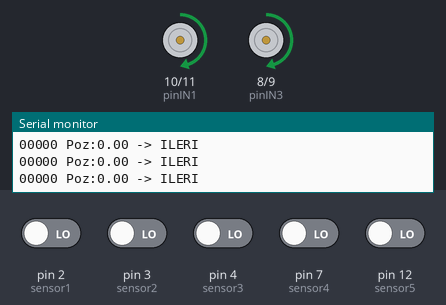
A sketch run on a simulated Arduino Uno, built with avr-gcc and run on an emulated ATmega328P. Shown: motor-driver pin pairs drawn as motors (green arrow = first pin HIGH = forward, orange = second pin HIGH = backward, longer = more drive, scaled by the enable pin), the last lines printed to the serial monitor. The inputs (shaded band) are chosen by the test bench; at power-on: pin 2 (sensor1), pin 3 (sensor2), pin 4 (sensor3), pin 7 (sensor4), pin 12 (sensor5) LOW.

Above: at 1.2 s.
1.3 s: pin 7 (sensor4) driven HIGH
4.3 s: pin 12 (sensor5) driven HIGH
At 5.4 s:
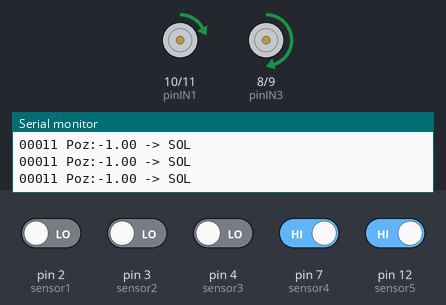
5.8 s: pin 4 (sensor3) driven HIGH
At 6.5 s:
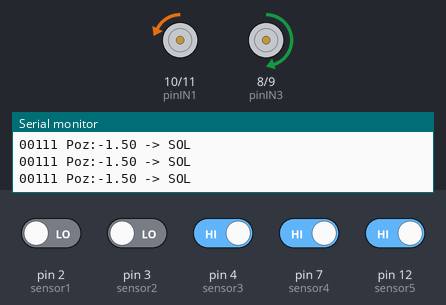
7.3 s: pin 3 (sensor2) driven HIGH
At 8.7 s:
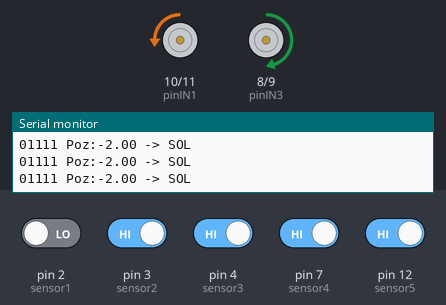
10.3 s: pin 2 (sensor1) driven HIGH
At 11.5 s:
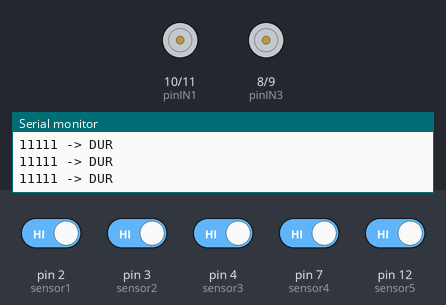
11.8 s: pin 7 (sensor4) driven LOW
At 13.1 s:
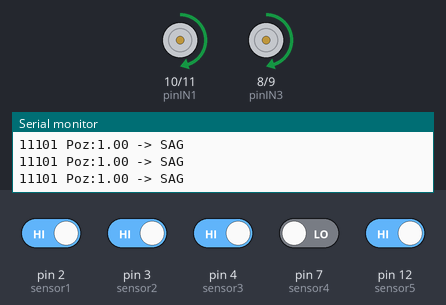
Timing chart, 0 to 14.3 s (numbered marks = the images above; inputs shaded):
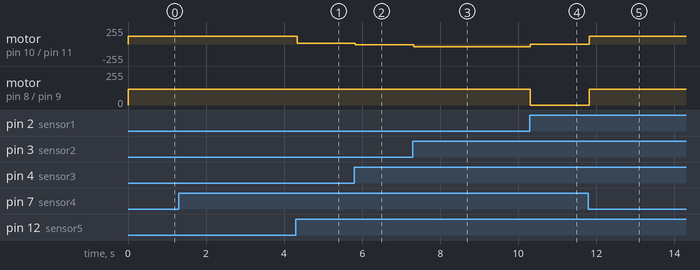

The sketch:

test_cizgi_takip.ino
```cpp
// 5 Kanal IR Sensör Pinleri (Digital)
const int sensor1 = 2;   // En sol
const int sensor2 = 3;
const int sensor3 = 4;   // Orta
const int sensor4 = 7;
const int sensor5 = 12;  // En sag

// Motor Pinleri (L298N)
const int pinENA = 6;   // Sol motor hız (PWM)
const int pinIN1 = 10;  // Sol motor yön
const int pinIN2 = 11;
const int pinENB = 5;   // Sağ motor hız (PWM)
const int pinIN3 = 8;   // Sağ motor yön
const int pinIN4 = 9;

// Motor hızı (0-255)
const int HIZ_MAX = 120;
const int HIZ_MIN = 40;

// Sensör ağırlıkları (pozisyon)
const int agirlik[] = {-2, -1, 0, 1, 2};

// Siyah = 0, Beyaz = 1
const int SIYAH = 0;

void setup() {
  Serial.begin(9600);

  pinMode(sensor1, INPUT);
  pinMode(sensor2, INPUT);
  pinMode(sensor3, INPUT);
  pinMode(sensor4, INPUT);
  pinMode(sensor5, INPUT);

  pinMode(pinENA, OUTPUT);
  pinMode(pinIN1, OUTPUT);
  pinMode(pinIN2, OUTPUT);
  pinMode(pinENB, OUTPUT);
  pinMode(pinIN3, OUTPUT);
  pinMode(pinIN4, OUTPUT);

  dur();
  Serial.println("Cizgi takip hazir!");
}

void loop() {
  int s[] = {
    digitalRead(sensor1),
    digitalRead(sensor2),
    digitalRead(sensor3),
    digitalRead(sensor4),
    digitalRead(sensor5)
  };

  // Ağırlıklı ortalama hesapla
  int toplam = 0;
  int aktifSensor = 0;

  for (int i = 0; i < 5; i++) {
    if (s[i] == SIYAH) {
      toplam += agirlik[i];
      aktifSensor++;
    }
  }

  // Debug
  Serial.print(s[0]);
  Serial.print(s[1]);
  Serial.print(s[2]);
  Serial.print(s[3]);
  Serial.print(s[4]);

  // Hiç sensör siyah görmüyorsa dur
  if (aktifSensor == 0) {
    dur();
    Serial.println(" -> DUR");
    delay(10);
    return;
  }

  // Pozisyon: -2 (sol) ile +2 (sağ) arası
  float pozisyon = (float)toplam / aktifSensor;

  Serial.print(" Poz:");
  Serial.print(pozisyon);

  // Hız hesapla (pozisyona göre)
  int solHiz, sagHiz;

  if (pozisyon < -0.5) {
    // Sola dön: sağ motor hızlı, sol motor yavaş/geri
    sagHiz = HIZ_MAX;
    solHiz = map(pozisyon * 100, -200, -50, -HIZ_MIN, HIZ_MIN);
    solHiz = constrain(solHiz, -HIZ_MAX, HIZ_MAX);
    Serial.println(" -> SOL");
  }
  else if (pozisyon > 0.5) {
    // Sağa dön: sol motor hızlı, sağ motor yavaş/geri
    solHiz = HIZ_MAX;
    sagHiz = map(pozisyon * 100, 50, 200, HIZ_MIN, -HIZ_MIN);
    sagHiz = constrain(sagHiz, -HIZ_MAX, HIZ_MAX);
    Serial.println(" -> SAG");
  }
  else {
    // Düz git
    solHiz = HIZ_MAX;
    sagHiz = HIZ_MAX;
    Serial.println(" -> ILERI");
  }

  motorKontrol(solHiz, sagHiz);
  delay(10);
}

void motorKontrol(int solHiz, int sagHiz) {
  // Sol motor
  if (solHiz >= 0) {
    digitalWrite(pinIN1, HIGH);
    digitalWrite(pinIN2, LOW);
    analogWrite(pinENA, solHiz);
  } else {
    digitalWrite(pinIN1, LOW);
    digitalWrite(pinIN2, HIGH);
    analogWrite(pinENA, -solHiz);
  }

  // Sağ motor
  if (sagHiz >= 0) {
    digitalWrite(pinIN3, HIGH);
    digitalWrite(pinIN4, LOW);
    analogWrite(pinENB, sagHiz);
  } else {
    digitalWrite(pinIN3, LOW);
    digitalWrite(pinIN4, HIGH);
    analogWrite(pinENB, -sagHiz);
  }
}

void dur() {
  analogWrite(pinENA, 0);
  analogWrite(pinENB, 0);
  digitalWrite(pinIN1, LOW);
  digitalWrite(pinIN2, LOW);
  digitalWrite(pinIN3, LOW);
  digitalWrite(pinIN4, LOW);
}
```

Measured:
- after the input at 4.3 s, motor on pin 10 (pinIN1) / pin 11 (pinIN2): forward 120/255 → forward 13/255 at once
- after the input at 5.8 s, motor on pin 10 (pinIN1) / pin 11 (pinIN2): forward 13/255 → backward 14/255 at once
- after the input at 7.3 s, motor on pin 10 (pinIN1) / pin 11 (pinIN2): backward 14/255 → backward 40/255 at once
- after the input at 10.3 s, motor on pin 10 (pinIN1) / pin 11 (pinIN2): backward 40/255 → stopped at once; motor on pin 8 (pinIN3) / pin 9 (pinIN4): forward 120/255 → stopped at once
- after the input at 11.8 s, motor on pin 10 (pinIN1) / pin 11 (pinIN2), motor on pin 8 (pinIN3) / pin 9 (pinIN4): stopped → forward 120/255 at once
